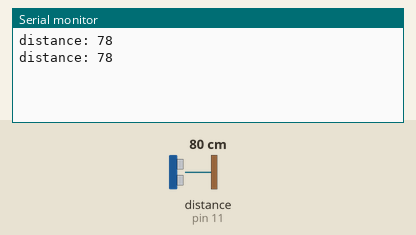
Bench run of a sketch on a simulated Arduino Uno, built with avr-gcc and run on an emulated ATmega328P. Shown: the last lines printed to the serial monitor. Wiring (inferred from the names in the program): ultrasonic range finder: trigger pin 12; echo pin 11. The inputs (shaded band) are chosen by the test bench; at power-on: distance to the obstacle (sensor on pin 11) 80 cm. The echo pulse lasts 58.3 µs per cm.

Above: at 1.8 s.
1.9 s: distance to the obstacle (sensor on pin 11) set to 2 cm
At 2.8 s:
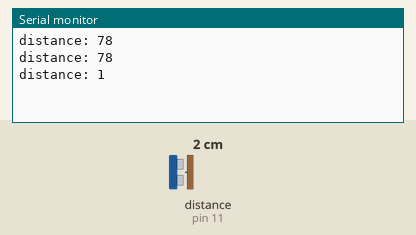
3.4 s: distance to the obstacle (sensor on pin 11) set to 4 cm
At 4.6 s:
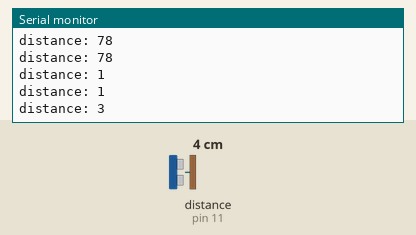
Timing chart, 0 to 6.4 s (numbered marks = the images above; inputs shaded):
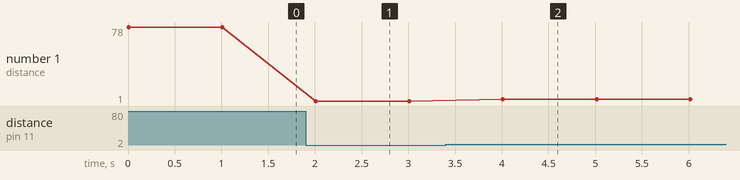

Measured:
- after the input at 1.9 s, the serial monitor: prints a new line after 0.11 s (image 1)
- after the input at 3.4 s, the serial monitor: prints a new line after 0.61 s (image 2)
- plotted number 1: 78 → 1 after the input at 1.9 s, 1 → 3 after the input at 3.4 s

The sketch:

ultrasonic_distance_sensor.ino
```cpp
int trig = 12;
int echo = 11;
long duration;
int distance;

void setup()
{
  pinMode(trig, OUTPUT);
  Serial.begin(9600);
  pinMode(echo, INPUT);
}

void loop()
{
  digitalWrite(trig, LOW);
  delayMicroseconds(2);
  digitalWrite(trig, HIGH);
  delayMicroseconds(10);
  digitalWrite(trig, LOW);
  duration=pulseIn(echo, HIGH);
  distance=(duration*.034) / 2;
  Serial.print("distance: ");
  Serial.println(distance);
  delay(1000);
}
```
